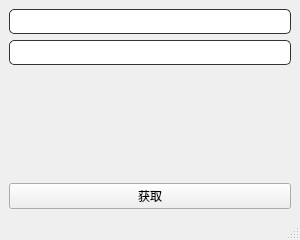
<?xml version="1.0" encoding="UTF-8"?>
<ui version="4.0">
 <class>MainWindow</class>
 <widget class="QMainWindow" name="MainWindow">
  <property name="geometry">
   <rect>
    <x>0</x>
    <y>0</y>
    <width>300</width>
    <height>240</height>
   </rect>
  </property>
  <property name="windowTitle">
   <string>腾讯地图行政划区</string>
  </property>
  <widget class="QWidget" name="centralwidget">
   <layout class="QVBoxLayout" name="verticalLayout">
    <item>
     <widget class="QLineEdit" name="keyLineEdit">
      <property name="styleSheet">
       <string notr="true">font-size: 18px;
border: 1px solid #333;
border-radius: 5px;</string>
      </property>
     </widget>
    </item>
    <item>
     <widget class="QLineEdit" name="secretLineEdit">
      <property name="styleSheet">
       <string notr="true">font-size: 18px;
border: 1px solid #333;
border-radius: 5px;</string>
      </property>
     </widget>
    </item>
    <item>
     <spacer name="verticalSpacer">
      <property name="orientation">
       <enum>Qt::Vertical</enum>
      </property>
      <property name="sizeHint" stdset="0">
       <size>
        <width>20</width>
        <height>40</height>
       </size>
      </property>
     </spacer>
    </item>
    <item>
     <widget class="QPushButton" name="pickButton">
      <property name="styleSheet">
       <string notr="true">padding: 10px;
border-radius: 5px;
color: #fff;
background:rgb(0, 170, 255);

QPushButton::hover {
	background:rgb(0, 200, 255);
}</string>
      </property>
      <property name="text">
       <string>获取</string>
      </property>
     </widget>
    </item>
   </layout>
  </widget>
  <widget class="QMenuBar" name="menubar">
   <property name="geometry">
    <rect>
     <x>0</x>
     <y>0</y>
     <width>300</width>
     <height>23</height>
    </rect>
   </property>
  </widget>
  <widget class="QStatusBar" name="statusbar"/>
 </widget>
 <resources/>
 <connections/>
</ui>
